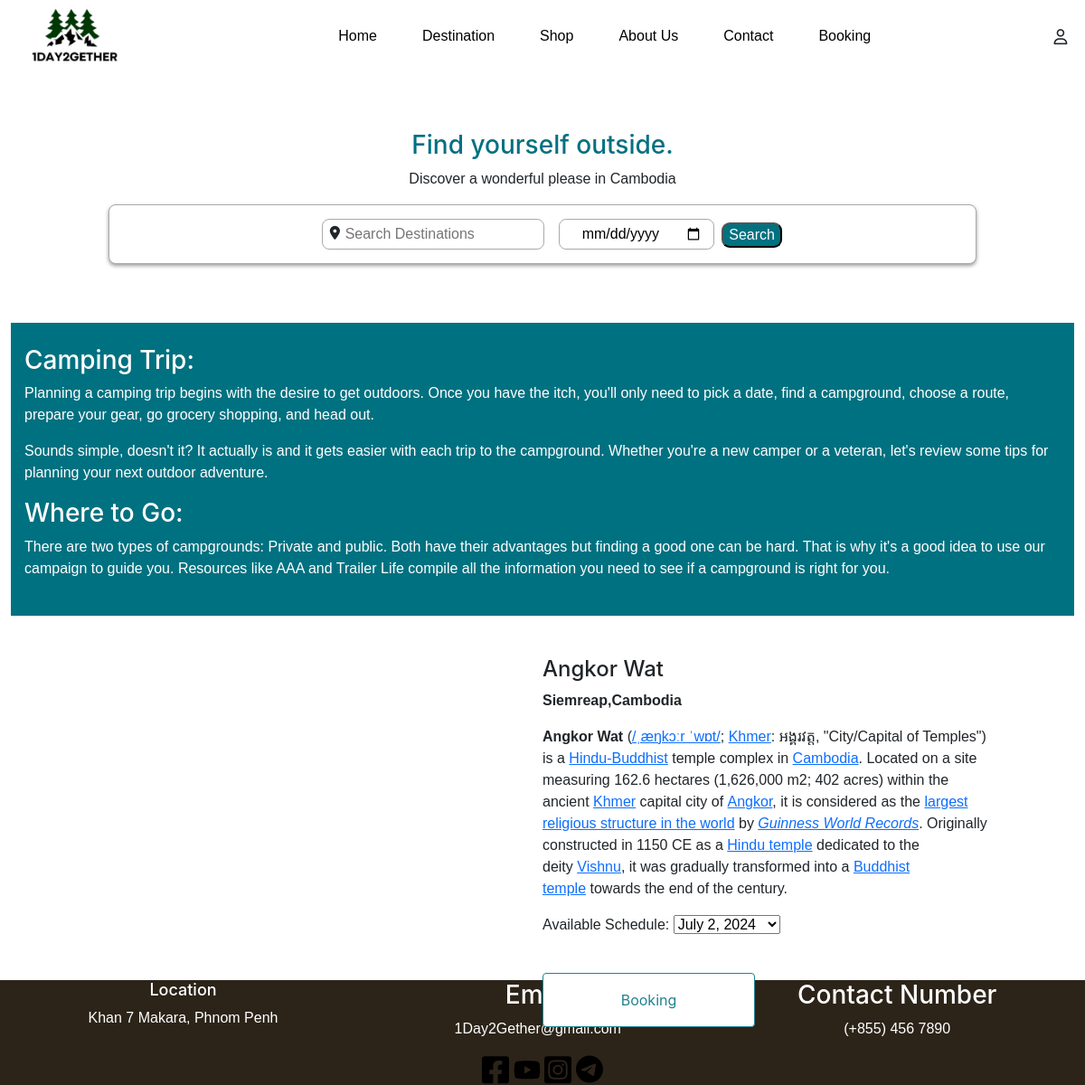
Screenshot of /Destination/ (signed in) with the database file from the repository.
### onedaytwogether/models.py (models this page shows, shortened)
class Destination(models.Model):
    destination = models.CharField(max_length=50)
    address=RichTextField(blank=True, null=True)
    Image = models.FileField(blank=True, upload_to=Destination_directory_path,  validators=[validate_file_extension])
    description=RichTextField(blank=True, null=True)
    class Meta():
        ordering = ['id']

### onedaytwogether/views.py (the view, shortened to what this page needs)
# urls.py: path('Destination/', onedaytwogether_view.DestinationView.as_view(), name='Destination'),
class DestinationView(View):
    template_name = 'Destination.html'
    def get(self, request):
        search_query = request.GET.get('search')
        searchdate_query = request.GET.get('searchdate')
        desdata = Destination.objects.all()
        shcedata = Schedule.objects.all().order_by('Schedule')
        if search_query:
            desdata = desdata.filter(
                Q(destination__icontains=search_query) |
                Q(address__icontains=search_query) |
                Q(description__icontains=search_query)
            )
        return render(request, self.template_name, {'desdata': desdata, 'shcedata': shcedata, })

### final/templates/Destination.html (shortened to what this page needs)
{% extends 'header.html' %}
{%load static%}
{% block main_body %}
<!DOCTYPE html>
<html lang="en">
<head>
    <link rel="stylesheet" href="{%static 'css/bootstrap.css'%}">
    <link rel="stylesheet" href="{% static 'css/Destination.css' %}">
    <link rel="stylesheet" href="https://cdnjs.cloudflare.com/ajax/libs/font-awesome/6.3.0/css/all.min.css"
 />
</head>
<body>
    <div class="header">
        <center>
            <h3>Find yourself outside. </h3>
            <p>Discover a wonderful please in Cambodia</p>
            <form method="get" action="{% url 'onedaytwogether:Destination' %}">
                <div class="menu-search">
                    <div>
                        <i class="fa-solid fa-location-dot"></i>
                        <input type="text" placeholder="Search Destinations" name="search" id="">
                    </div>
                    <div>
                        <input type="date" id="" name="searchdate">
                    </div>
                    <div>
                        <input style="color: white;" type="submit" value="Search" name="" id="Search-button">
                    </div>
                </div>
            </form>
        </center>
    </div>
    <div class="text-body">
        <h3>Camping Trip: </h3>
        <p>Planning a camping trip begins with the desire to get outdoors. Once you have the itch, you'll only need to
            pick a date,
            find a campground, choose a route, prepare your gear, go grocery shopping, and head out.
        </p>
        <p>Sounds simple, doesn't it? It actually is and it gets easier with each trip to the campground. Whether you're
            a new
            camper or a veteran, let's review some tips for planning your next outdoor adventure.</p>
        <h3>Where to Go: </h3>
        <p>
            There are two types of campgrounds: Private and public. Both have their advantages but finding a good one
            can be hard.
            That is why it's a good idea to use our campaign to guide you. Resources like AAA and Trailer Life compile
            all the
            information you need to see if a campground is right for you.
        </p>
        <br>
    </div>
    <div class="the-destination" style="width:100%">
        {% for i in desdata %}
        <div class="knongpsar">
            <div class="row">
                <a href="FirstDestination.html" class="col-md-6"><img src="../media/{{ i.Image }}" alt=""></a>
                <div class="knongpsar-info col-md-5">
                    <b>
                        <h4>
                            {{ i.destination }}
                        </h4>
                    </b>
                    <b>{% autoescape off %}{{ i.address }}{% endautoescape %}</b>
                    <p>
                        {% autoescape off %}{{ i.description }}{% endautoescape %}
                    </p>
                    <form action="{% url 'onedaytwogether:contact' %}" method="post">
                        <p>Available Schedule:
                            <select name="schedule">
                                {% for j in shcedata %}
                                {% if i.id == j.Destination_id %}
                                <option value="{{ j.id }}">
                                    {{ j.Schedule }}
                                </option>
                                {% endif %}
                                {% endfor %}
                            </select>
                        </p>
                        <input type="submit" class="btn btn-primary" value="Booking">
                    </form>
                </div>
            </div>
        </div>
        <br>
        {% endfor %}
    </div>
</body>
{% endblock main_body %}

### static/css/Homepage.css (style rules this page uses)
* { font-family:'Trebuchet MS', 'Lucida Sans Unicode', 'Lucida Grande', 'Lucida Sans', Arial, sans-serif; }
.header { width: 100%; }

### static/css/profile_user.css (style rules this page uses)
* { box-sizing: border-box; margin: 0%; padding: 0%; }

### static/css/Destination.css (style rules this page uses)
* { box-sizing: border-box; margin: 0%; padding: 0%; }
.header { width: 100%; margin-top: 4%; }
.header h3 { color: #027081; }
.menu-search { width: 80%; padding: 15px; background-color: white; border-radius: 8px; border: 1px solid darkgrey; box-shadow: 0 2px 4px rgba(0, 0, 0, 0.4); display: flex; align-content: center; justify-content: center; flex-wrap: wrap; }
#Search-button { background-color: #007180; margin-top: 8%; border-radius: 9px; width: 124%; }
.menu-search input[type=text],input[type=button] { padding: 4px 12px; padding-left: 25px; border-radius: 8px; outline: none; border: 1px solid darkgrey; margin: 0px 8px; }
.menu-search div { position: relative; }
.menu-search div i { position: absolute; top: 8px; left: 17px; font-size: 15px; }
.text-body { background-color: #007180; padding: 25px 15px 0px 15px; margin: 65px 12px 20px 12px; }
.text-body h3 { color: white; }
.text-body p { color: white; }
.the-destination { width: 100vw; }
.the-destination .knongpsar { display: flex; width: 100%; padding: 25px 15px 0px 15px; }
.the-destination .knongpsar .knongpsar-info { padding-left: 15px ; }
.the-destination .knongpsar .knongpsar-info input { border: 1px solid #208390; background-color: white; color: #208390; margin-left: 0%; position: absolute; }
.menu-search input[type=text], input[type=button],input[type=date] { padding: 4px 12px; padding-left: 25px; border-radius: 8px; outline: none; border: 1px solid darkgrey; margin: 0px 8px; }

### final/templates/header.html (style rules this page uses)
[class*="col-"] { float: left !important; padding: 0px !important; }

### rows the page displays
Destination: destination "Angkor Wat", address "Siemreap,Cambodia", description "Angkor Wat ( /ˌæŋkɔːr ˈwɒt/ ; Khmer : អង្គរវត្ត, \"City/Capital of Temples\") is a Hindu-Buddhist temple complex in Cambodia . Located on a site measuring 162.6 hectares (1,626,000 m2; 402 acres) within the ancient Khmer capital city of Angkor , it is considered as the largest religious structure in the world by Guinness World Records . Originally constructed in 1150 CE as a Hindu temple dedicated to the deity Vishnu , it was gradually transformed into a Buddhist temple towards the end of the century."

### other values shown
form field schedule "July 2, 2024"
